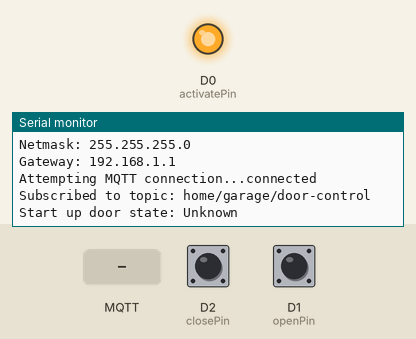
This sketch was run on a simulated ESP8266 (NodeMCU). On the bench: output pins drawn as LEDs (lit = HIGH), the last lines printed to the serial monitor. The test bench sets the inputs (shaded band); at power-on: D2 (closePin) HIGH, D1 (openPin) HIGH. WiFi joins after 1.5 s; servers stay silent unless stated; no MQTT or app messages arrive unless stated.

Above: at 3.2 s.
3.3 s: D2 (closePin) pulled LOW for 0.15 s
At 4.2 s:
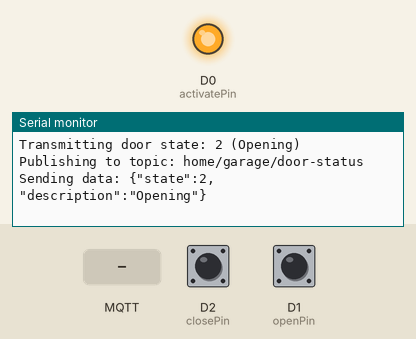
4.9 s: D1 (openPin) pulled LOW for 0.15 s
At 6.0 s:
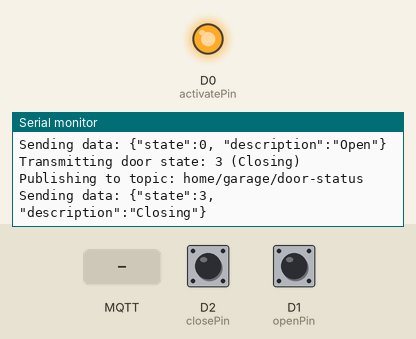
6.5 s: MQTT message "query" arrives on the first subscribed topic
At 7.5 s:
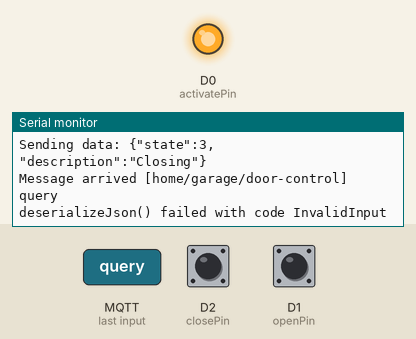
8.1 s: MQTT message "close" arrives on the first subscribed topic
At 8.9 s:
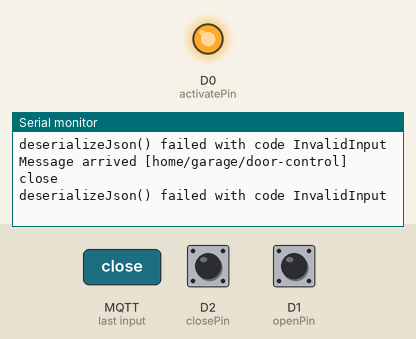
9.6 s: MQTT message "open" arrives on the first subscribed topic
At 10.3 s:
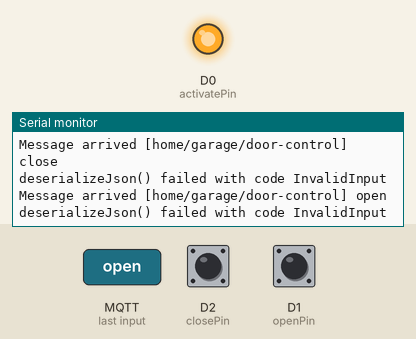
11.1 s: D2 (closePin) driven LOW and D1 (openPin) driven LOW
At 11.7 s:
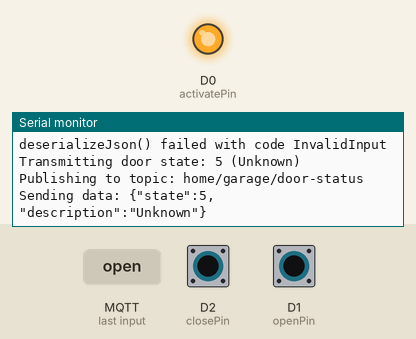

Measured:
- after the input at 3.3 s, the serial monitor: prints a new line after 0.07 s (image 1)
- after the input at 4.9 s, the serial monitor: prints a new line after 0.08 s (image 2)
- after the input at 6.5 s, the serial monitor: prints a new line after 0.10 s (image 3)
- after the input at 8.1 s, the serial monitor: prints a new line at once (image 4)
- after the input at 9.6 s, the serial monitor: prints a new line at once (image 5)
- after the input at 11.1 s, the serial monitor: prints a new line at once (image 6)

The sketch:

gdoor-sensor.ino
```cpp
#include <ESP8266WiFi.h>
#include <ArduinoOTA.h>
#include <ArduinoJson.h>
#include "config.h"
#include "TheShed.h"

/*
 * Pin mapping image:
 * https://arduino.stackexchange.com/q/25260
 *
 * Pin mapping text:
 * https://github.com/esp8266/Arduino/issues/584
    static const uint8_t D0   = 16;
    static const uint8_t D1   = 5;
    static const uint8_t D2   = 4;
    static const uint8_t D3   = 0;
    static const uint8_t D4   = 2;
    static const uint8_t D5   = 14;
    static const uint8_t D6   = 12;
    static const uint8_t D7   = 13;
    static const uint8_t D8   = 15;
    static const uint8_t D9   = 3;
    static const uint8_t D10  = 1;
 *
 * Notes in pins supporting interrupts:
 * http://www.esp8266.com/wiki/doku.php?id=esp8266_gpio_pin_allocations
 * Pin interrupts are supported through attachInterrupt(), detachInterrupt() functions.
 * Interrupts may be attached to any GPIO pin except GPIO16, but since GPIO6-GPIO11 are
 * typically used to interface with the flash memory ICs on most esp8266 modules,
 * applying interrupts to these pins are likely to cause problems.
 *
 * Basically don't use D0 for input interrupts.
 *
 * Good tutorial on external interrupt pins
 * https://techtutorialsx.com/2016/12/11/esp8266-external-interrupts/
 */

const byte DOOR_OPEN = 0;
const byte DOOR_CLOSED = 1;
const byte DOOR_OPENING = 2;
const byte DOOR_CLOSING = 3;
const byte DOOR_ALERT = 4;
const byte DOOR_UNKNOWN = 5;

const char* doorStates[] = {"Open", "Closed", "Opening", "Closing", "ALERT OPEN", "Unknown"};

const byte activatePin = D0;
const byte openPin = D1;
const byte closePin = D2;

const char mqttServer[] = "192.168.4.20";
const char mqttPubTopic[] = "home/garage/door-status";
const char mqttSubTopic[] = "home/garage/door-control";
const char wifiHostname[] = "gdoor-sensor";

const int doorMovingTimeout = 60 * 1000;    // 1 minute
const int doorOpenTimeout = 15 * 60 * 1000; // 15 minutes
const int doorButtonPressTime = 500;        // 500ms
const int pollPeriod = 100; // Keep it short so we don't interfere with OTA update poll

byte doorState = DOOR_UNKNOWN;
unsigned long lastDoorMoveTime = millis();

int closePinState = 1;
int openPinState = 1;

TheShed* shedWifi;

void setup() {
  Serial.begin(115200);
  delay(500);
  Serial.println();
  Serial.println();

  shedWifi = new TheShed(WIFI_SSID, WIFI_KEY, wifiHostname);
  shedWifi->setupMqtt(wifiHostname, mqttServer, 1883, mqttCallback, mqttSubTopic);

  // Set up pins
  pinMode(openPin, INPUT_PULLUP);
  pinMode(closePin, INPUT_PULLUP);
  pinMode(activatePin, OUTPUT);
  digitalWrite(activatePin, HIGH);

  // Read initial state
  openPinState = digitalRead(openPin);
  closePinState = digitalRead(closePin);
  // One of these pins needs to be "closed" (0)
  // Inputs are active-low (with pullup resistors)
  // A zero is boolean false, so !oPin means the openPin is currently "active" (and the door is open)
  if(!openPinState) {
    doorState = DOOR_OPEN;
  } else if (!closePinState) {
    doorState = DOOR_CLOSED;
  } else {
    doorState = DOOR_UNKNOWN;
  }

  Serial.print("Start up door state: ");
  Serial.println(doorStates[doorState]);
  /*
  char payload[50];
  sprintf(payload, "init - closePin: %d   openPin: %d", closePinState, openPinState);
  shedWifi->publishToMqtt("home/garage/debug", payload);
  */
}

 /*
  * Input pins are pull-up, which means they will be high unless "active"
  * When door is closed        openPin = 1, closePin = 0
  * When door starts opening   openPin = 1, closePin = 0->1 (closePin rising)
  * When door completes open   openPin = 1->0, closePin = 1 (openPin falling)
  * When door is open          openPin = 0, closePin = 1
  * When door starts closing   openPin = 0->1, closePin = 1 (openPin rising)
  * When door completes close  openPin = 1, closePin = 1->0 (closePin falling)
  */

void loop() {
  ArduinoOTA.handle();
  shedWifi->mqttLoop();

  /*
   * Even with the 10K pullup resistors, the fluoro lights switching on and off introduce enough
   * noise on the lines to trigger the interrupt routines (and false positives).
   *
   * We can't use interrupts :(
   * https://github.com/esp8266/Arduino/issues/1372
   *
   * Instead let's poll periodically.
   */

  int newClosePinState = digitalRead(closePin);
  int newOpenPinState = digitalRead(openPin);

  // If we detect a change in pin state
  if(newOpenPinState != openPinState || newClosePinState != closePinState) {

    /*
    shedWifi->publishToMqtt("home/garage/debug", "Detected pin change");
    int consistentReads = 0;
    do {
      // Check a few times to ensure we have a consistent reading on the pins
      delay(consistentReadDelay);
      int tempClosePinState = digitalRead(closePin);
      int tempOpenPinState = digitalRead(openPin);

      if(tempClosePinState == newClosePinState && tempOpenPinState == newOpenPinState) {
        consistentReads++;
      } else {
        newClosePinState = tempClosePinState;
        newOpenPinState = tempOpenPinState;
        consistentReads = 0;
      }
    } while(consistentReads < consistentReadsRequired);

    // We have a consistent idea of the pin state, now adjust door state
    char payload[50];
    sprintf(payload, "change - closePin: %d   openPin: %d", newClosePinState, newOpenPinState);
    shedWifi->publishToMqtt("home/garage/debug", payload);
    */

    // If the pins haven't actually changed state, we just had a false positive pin change
    if(openPinState == newOpenPinState && closePinState == newClosePinState) {
      return;
    }
    // if the open pin changed but close pin did not
    else if(openPinState != newOpenPinState && closePinState == newClosePinState) {
      // If pin is 1 then it was a rising transition
      // If it has a value (1) then it will evaluate to true
      // If openPin rising then state is closing, else open
      doorState = newOpenPinState ? DOOR_CLOSING : DOOR_OPEN;
      lastDoorMoveTime = millis();
      sendDoorState();
    }
    // Or if the close pin changed but open pin did not
    else if (closePinState != newClosePinState && openPinState == newOpenPinState) {
      // If pin is 1 then it was a rising transition
      // If it has a value (1) then it will evaluate to true
      // If closePin rising then state is opening, else closed
      doorState = newClosePinState ? DOOR_OPENING : DOOR_CLOSED;
      lastDoorMoveTime = millis();
      sendDoorState();
    }
    // Otherwise two pins changed and we are unknown
    else {
      doorState = DOOR_UNKNOWN;
      sendDoorState();
    }

    openPinState = newOpenPinState;
    closePinState = newClosePinState;
  }

   // If the door was moving, and the time elapsed is greater than our timeout
  if((doorState == DOOR_OPENING || doorState == DOOR_CLOSING) && (millis() - lastDoorMoveTime > doorMovingTimeout)) {
    Serial.print("Door did not finish moving, last seen it was ");
    Serial.println(doorStates[doorState]);
    Serial.println("Changing state to unknown");
    doorState = DOOR_UNKNOWN;
    sendDoorState();
  }

  // If the door is open or unknown, and the time elapsed is greater than our timeout
  if((doorState == DOOR_OPEN || doorState == DOOR_UNKNOWN) && (millis() - lastDoorMoveTime > doorOpenTimeout)) {
    Serial.print("ALERT -- Door is left open");
    doorState = DOOR_ALERT;
    sendDoorState();
  }

  delay(pollPeriod);
}

void pulseDoor() {
  digitalWrite(activatePin, LOW);
  delay(doorButtonPressTime);
  digitalWrite(activatePin, HIGH);
}

void sendDoorState() {
  Serial.print("Transmitting door state: ");
  Serial.print(doorState);
  Serial.print(" (");
  Serial.print(doorStates[doorState]);
  Serial.println(")");

  // Send payload
  char payload[50];
  sprintf(payload, "{\"state\":%d, \"description\":\"%s\"}", doorState, doorStates[doorState]);

  shedWifi->publishToMqtt(mqttPubTopic, payload);
}

void mqttCallback(char* topic, byte* payload, unsigned int length) {
  Serial.print("Message arrived [");
  Serial.print(topic);
  Serial.print("] ");
  char *cstring = (char *) payload;
  Serial.println(cstring);

  // Deserialise JSON
  // https://arduinojson.org/v6/doc/deserialization/
  DynamicJsonDocument doc(100);
  DeserializationError err = deserializeJson(doc, cstring);

  if (err) {
    Serial.print(F("deserializeJson() failed with code "));
    Serial.println(err.c_str());
    return;
  }

  const char* name = doc["command"];
  if (strcmp(name, "query") == 0) {
    Serial.println("Received query command");
    sendDoorState();
  } else if (strcmp(name,"close") == 0) {
    Serial.println("Received close command");
    // Don't act on command if door is closed, closing or opening.
    if(doorState == DOOR_OPEN || doorState == DOOR_ALERT || doorState == DOOR_UNKNOWN) {
      pulseDoor();
    }
  } else if (strcmp(name,"open") == 0) {
    Serial.println("Received open command");
    // Don't act on command if door is open, opening or closing.
    if(doorState == DOOR_CLOSED || doorState == DOOR_ALERT || doorState == DOOR_UNKNOWN) {
      pulseDoor();
    }
  }
  // DEBUG COMMAND
  else if (strcmp(name,"pulse") == 0) {
    Serial.println("Received pulse command");
    pulseDoor();
  } else {
    Serial.println("Received unknown command");
  }
}
```

TheShed.cpp
```cpp
#include "Arduino.h"
#include "TheShed.h"
#include <PubSubClient.h>
#include <ArduinoOTA.h>

WiFiClient espClient;
PubSubClient mqtt(espClient);

TheShed::TheShed(const char ssid[], const char key[], const char host[])
{
  strcpy(_key, key);
  strcpy(_ssid, ssid);

  if(strlen(host)>0) {
    Serial.print("Setting hostname: ");
    Serial.println(host);
    WiFi.hostname(host);
    ArduinoOTA.setHostname(host);
  }

  connectWifi();

  ArduinoOTA.onStart([]() {
    String type;
    if (ArduinoOTA.getCommand() == U_FLASH)
      type = "sketch";
    else // U_SPIFFS
      type = "filesystem";

    // NOTE: if updating SPIFFS this would be the place to unmount SPIFFS using SPIFFS.end()
    Serial.println("Start updating " + type);
  });
  ArduinoOTA.onEnd([]() {
    Serial.println("\nEnd");
  });
  ArduinoOTA.onProgress([](unsigned int progress, unsigned int total) {
    Serial.printf("Progress: %u%%\r", (progress / (total / 100)));
  });
  ArduinoOTA.onError([](ota_error_t error) {
    Serial.printf("Error[%u]: ", error);
    if (error == OTA_AUTH_ERROR) Serial.println("Auth Failed");
    else if (error == OTA_BEGIN_ERROR) Serial.println("Begin Failed");
    else if (error == OTA_CONNECT_ERROR) Serial.println("Connect Failed");
    else if (error == OTA_RECEIVE_ERROR) Serial.println("Receive Failed");
    else if (error == OTA_END_ERROR) Serial.println("End Failed");
  });
  ArduinoOTA.begin();
}

void TheShed::setupMqtt(const char* deviceName, const char* server, int port, void (*callback)(char*, uint8_t*, unsigned int), const char subTopic[]) {
  // Set up MQTT
  mqtt.setServer(server, port);
  mqtt.setCallback(callback);

  strcpy(_mqttSub, subTopic);
  strcpy(_mqttDeviceName, deviceName);
  reconnectMqtt();
}

void TheShed::mqttLoop() {
  reconnectMqtt();
  mqtt.loop();
}

void TheShed::reconnectMqtt() {
  // Loop until we're reconnected
  while (!mqtt.connected()) {
    Serial.print("Attempting MQTT connection...");
    // Attempt to connect
    if (mqtt.connect(_mqttDeviceName)) {
      Serial.println("connected");
      if(strlen(_mqttSub)){
        mqtt.subscribe(_mqttSub);
        Serial.print("Subscribed to topic: ");
        Serial.println(_mqttSub);
      }
    } else {
      Serial.print("failed, rc=");
      Serial.print(mqtt.state());
      Serial.println(" try again in 5 seconds");
      // Wait 5 seconds before retrying
      delay(5000);
    }
  }
}

void TheShed::publishToMqtt(const char* topic, const char* data) {
  reconnectMqtt();
  // Prepare a JSON payload string
  Serial.print("Publishing to topic: ");
  Serial.println(topic);
  Serial.print("Sending data: ");
  Serial.println(data);
  mqtt.publish( topic, data );
}

void TheShed::test() {

}

void TheShed::checkWifi() {
  if (WiFi.status() != WL_CONNECTED) {
    Serial.println("Wifi not connected, reinitialising");
    connectWifi();
  } else {
    Serial.println("Wifi still connected");
  }
}

void TheShed::connectWifi() {
  printMacAddress();

  // Connect wifi
  Serial.println("Initialising wifi");
  WiFi.mode(WIFI_STA);
  WiFi.begin(_ssid, _key);

  int i = 0;
  while ((WiFi.status() != WL_CONNECTED)) {
    delay(100);
    Serial.print(".");
    if (++i == 100) {
      i = 0;
      Serial.println();
    }
  }
  Serial.println();
  Serial.println("WiFi connected");
  Serial.println();

  // Print some helpful debug info
  printWifiDetails();
}

void TheShed::disconnectWifi() {

}

void TheShed::printMacAddress() {
  // Code to get the unit MAC address
  // https://techtutorialsx.com/2017/04/09/esp8266-get-mac-address/
  // EC:FA:BC:8B:C1:8F
  Serial.println();
  Serial.print("MAC: ");
  Serial.println(WiFi.macAddress());
  Serial.println();
}

void TheShed::printWifiDetails() {
  Serial.println();
  Serial.print("IP address: ");
  Serial.println(WiFi.localIP());
  Serial.print("Netmask: ");
  Serial.println(WiFi.subnetMask());
  Serial.print("Gateway: ");
  Serial.println(WiFi.gatewayIP());
  Serial.println();
}
```

TheShed.h
```cpp
/*
  TheShed.h - Library for basic wifi functions.
  Created by Ian Leeder, 2018/05/05.
*/
#ifndef TheShed_h
#define TheShed_h

#include "Arduino.h"
#include <ESP8266WiFi.h>

class TheShed
{
  public:
    TheShed(const char ssid[], const char key[], const char host[] = "");
    void printMacAddress();
    void printWifiDetails();
    void test();
    void setupMqtt(const char* deviceName, const char* server, int port, void (*callback)(char*, uint8_t*, unsigned int), const char* subTopic = "");
    void publishToMqtt(const char* topic, const char* data);
    void mqttLoop();
  private:
    char _ssid[50];
    char _key[50];
    char _mqttSub[50];
    char _mqttDeviceName[50];
    void connectWifi();
    void disconnectWifi();
    void checkWifi();
    void reconnectMqtt();
};

#endif
```

config_template.h
```cpp
// http://forum.arduino.cc/index.php?topic=41385.msg301094#msg301094
// Enter wifi credentials into file named config.h
// with this format
static const char WIFI_SSID[] = "your_ssid";
static const char WIFI_KEY[] = "your_password";
static const char PUSHOVER_USER_TOKEN[] = "your_pushover_user_key";
static const char PUSHOVER_API_TOKEN[] = "your_pushover_api_token";
```
